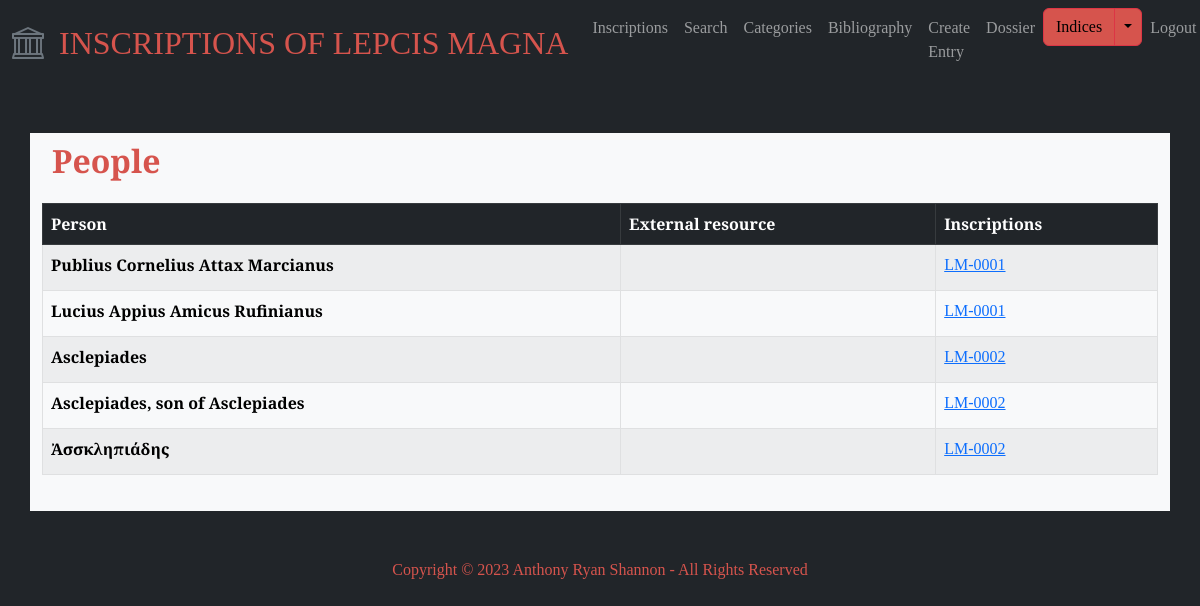
The app's page /people (signed in) with its own data.
### lepcismagna/models.py (models this page shows, shortened)
class Person(models.Model):
    class Meta:
        verbose_name_plural = 'people'
    person = models.CharField(max_length=100, blank=True)
    external_resource = models.CharField(max_length=255, blank=True)
    inscriptions = models.ManyToManyField('Inscription', blank=True)

class Inscription(models.Model):
    entry_creation_time = models.DateTimeField(auto_now_add=True)
    entry_creator = models.ForeignKey(User, on_delete=models.CASCADE, blank=True, null=True)
    is_validated = models.BooleanField(default=False)
    inscription_id = models.CharField(max_length=20, blank=True)
    title = models.CharField(max_length=100, blank=True)
    description = models.TextField(blank=True)
    materials = models.ManyToManyField('Material', blank=True, related_name='materials')
    object_types = models.ManyToManyField('ObjectType', blank=True, related_name='object_types')
    text = models.TextField(blank=True)
    techniques = models.ManyToManyField('Technique', blank=True, related_name='techniques')
    letters = models.TextField(blank=True)
    languages = models.ManyToManyField('Language', blank=True, related_name='languages')
    date = models.CharField(max_length=50)
    findspot_desc = models.TextField(blank=True)
    associated_inscr = models.ManyToManyField('self', blank=True)
    original_location = models.CharField(max_length=255)
    last_recorded_location = models.CharField(max_length=255)
    repositories = models.ManyToManyField('Repository', blank=True, related_name='repositories')
    categories = models.ManyToManyField('Category', blank=True, related_name='categories')
    transcription_interpretive = models.TextField(blank=True)
    transcription_diplomatic = models.TextField(blank=True)
    transcription_appcrit = models.TextField(blank=True)
    translation_english = models.TextField(blank=True)
    commentary = models.TextField(blank=True)
    epigraphic_references = models.ManyToManyField('EpigraphicReference', blank=True, related_name='epigraphic_references')
    bibliography_text = models.TextField(blank=True)
    bibliography_entries = models.ManyToManyField('Bibliography', blank=True, related_name='bibliography_entries')
    images = models.ManyToManyField('Image', blank=True, related_name='images')
    abbreviations = models.ManyToManyField('Abbreviation', blank=True, related_name='abbreviations')
    age_at_death = models.ManyToManyField('AgeAtDeath', blank=True, related_name='age_at_death')
    divine_sacred_beings = models.ManyToManyField('DivineSacredBeing', blank=True, related_name='divine_sacred_beings')
    emperors_imperial_family = models.ManyToManyField('EmperorImperialFamily', blank=True, related_name='emperors_imperial_family')
    erasures = models.ManyToManyField('Erasure', blank=True, related_name='erasures')
    findspots = models.ManyToManyField('Findspot', blank=True, related_name='findspots')
    fragments = models.ManyToManyField('Fragment', blank=True, related_name='fragments')
    organizations = models.ManyToManyField('Organization', blank=True, related_name='organizations')
    people = models.ManyToManyField('Person', blank=True, related_name='people')
    personal_names = models.ManyToManyField('PersonalName', blank=True, related_name='personal_names')
    place_names = models.ManyToManyField('PlaceName', blank=True, related_name='place_names')
    symbols = models.ManyToManyField('Symbol', blank=True, related_name='symbols')
    words = models.ManyToManyField('Word', blank=True, related_name='words')

### lepcismagna/views.py (the view)
# urls.py: path("people", views.people, name="people"),
def people(request):
    people = Person.objects.all()
    return render(request, "lepcismagna/people.html", {"people": people})

### lepcismagna/templates/lepcismagna/people.html
{% extends "lepcismagna/layout.html" %} {% block body %}
<div class="index-header">
  <h2>People</h2>
</div>
<table class="table table-striped table-hover table-bordered">
  <thead class="table-dark">
    <tr>
      <th scope="col">Person</th>
      <th scope="col">External resource</th>
      <th scope="col">Inscriptions</th>
    </tr>
  </thead>
  <tbody class="table-light">
    {% for person in people %}
    <tr>
      <th scope="row">{{ person.person }}</th>
      <td>{{ person.external_resource }}</td>
      <td>
        <ul id="index-inscription-list">
          {% for inscription in person.inscriptions.all %}
          <li class="inscription-list-item">
            <a
              href="{% url 'inscription_detail' inscription.inscription_id|default:'No inscription ID' %}"
            >
              {{ inscription.inscription_id }}
            </a>
          </li>
          {% endfor %}
        </ul>
      </td>
    </tr>
    {% endfor %}
  </tbody>
</table>
{% endblock %}

### lepcismagna/static/lepcismagna/styles.css (style rules this page uses)
body { font-family: "EB Garamond", serif; font-style: normal; font-variant: normal; }
h2 { color: #d6544d; font-size: 32px; font-weight: 700; line-height: 35px; margin-bottom: 15px; }
li:not(last-child) { margin-bottom: 5px; }
.index-header { padding: 10px; }
.inscription-list-item { display: inline-block; margin-right: 10px; }
#inscriptions-list, #index-inscription-list, #category-items, #dossier-list { list-style: none; padding-left: 0; margin: 0; }

### records on screen
Person: person "Publius Cornelius Attax Marcianus"
Inscription: inscription_id "LM-0001"
Person: person "Lucius Appius Amicus Rufinianus"
Person: person "Asclepiades"
Inscription: inscription_id "LM-0002"
Person: person "Asclepiades, son of Asclepiades"
Person: person "Ἀσσκληπιάδης"
